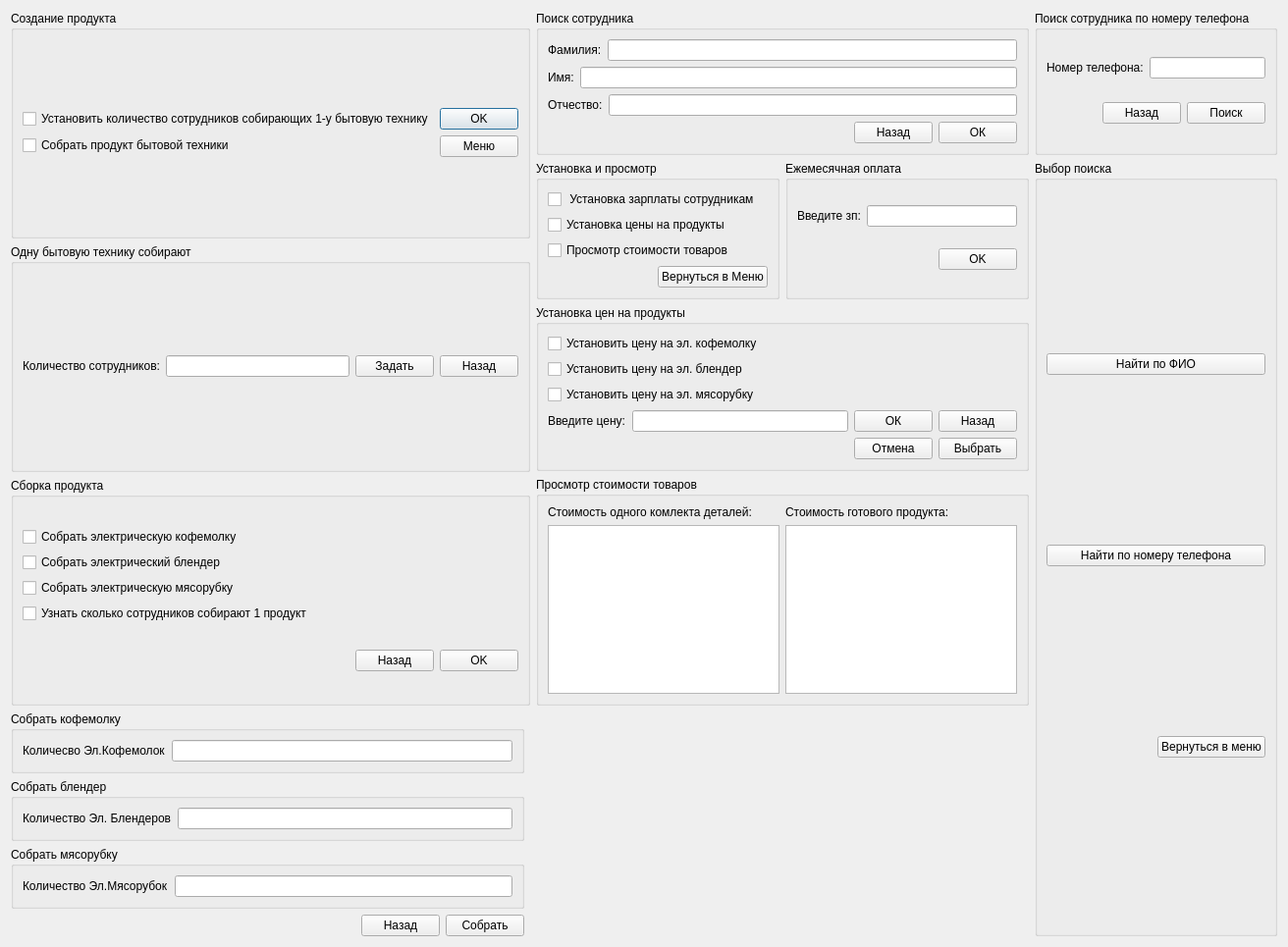
<?xml version="1.0" encoding="UTF-8"?>
<ui version="4.0">
 <class>Second_Window</class>
 <widget class="QDialog" name="Second_Window">
  <property name="geometry">
   <rect>
    <x>0</x>
    <y>0</y>
    <width>1312</width>
    <height>965</height>
   </rect>
  </property>
  <property name="sizePolicy">
   <sizepolicy hsizetype="Preferred" vsizetype="Preferred">
    <horstretch>0</horstretch>
    <verstretch>0</verstretch>
   </sizepolicy>
  </property>
  <property name="windowTitle">
   <string>Dialog</string>
  </property>
  <layout class="QGridLayout" name="gridLayout_2">
   <item row="0" column="0" rowspan="2" colspan="2">
    <layout class="QGridLayout" name="gridLayout_15">
     <item row="0" column="0">
      <widget class="QGroupBox" name="CreateProduct">
       <property name="title">
        <string>Создание продукта</string>
       </property>
       <layout class="QGridLayout" name="gridLayout_4">
        <item row="0" column="0">
         <layout class="QHBoxLayout" name="horizontalLayout_9">
          <item>
           <layout class="QVBoxLayout" name="verticalLayout_3">
            <item>
             <widget class="QCheckBox" name="createProductWorker_Check">
              <property name="text">
               <string>Установить количество сотрудников собирающих 1-у бытовую технику</string>
              </property>
             </widget>
            </item>
            <item>
             <widget class="QCheckBox" name="CreateProduct_check">
              <property name="text">
               <string>Cобрать продукт бытовой техники</string>
              </property>
             </widget>
            </item>
           </layout>
          </item>
          <item>
           <layout class="QVBoxLayout" name="verticalLayout_10">
            <item>
             <widget class="QPushButton" name="CreateProductCheck_Btn">
              <property name="text">
               <string>OK</string>
              </property>
             </widget>
            </item>
            <item>
             <widget class="QPushButton" name="backToMenu_Btn">
              <property name="text">
               <string>Меню</string>
              </property>
             </widget>
            </item>
           </layout>
          </item>
         </layout>
        </item>
       </layout>
      </widget>
     </item>
     <item row="1" column="0">
      <widget class="QGroupBox" name="InstallWorkerCreate">
       <property name="title">
        <string>Одну бытовую технику собирают</string>
       </property>
       <layout class="QGridLayout" name="gridLayout">
        <item row="0" column="0">
         <layout class="QHBoxLayout" name="horizontalLayout_3">
          <item>
           <widget class="QLabel" name="introduceCountWorker_label">
            <property name="text">
             <string>Количество сотрудников:</string>
            </property>
           </widget>
          </item>
          <item>
           <widget class="QLineEdit" name="introduceCountWorker_line"/>
          </item>
          <item>
           <widget class="QPushButton" name="introduceWorker_Btn">
            <property name="text">
             <string>Задать</string>
            </property>
           </widget>
          </item>
          <item>
           <widget class="QPushButton" name="BackCreateProduct_Btn">
            <property name="text">
             <string>Назад</string>
            </property>
           </widget>
          </item>
         </layout>
        </item>
       </layout>
      </widget>
     </item>
     <item row="2" column="0">
      <widget class="QGroupBox" name="choiceCreate">
       <property name="title">
        <string>Сборка продукта</string>
       </property>
       <layout class="QGridLayout" name="gridLayout_3">
        <item row="1" column="0">
         <layout class="QHBoxLayout" name="horizontalLayout_4">
          <item>
           <spacer name="horizontalSpacer_2">
            <property name="orientation">
             <enum>Qt::Horizontal</enum>
            </property>
            <property name="sizeHint" stdset="0">
             <size>
              <width>40</width>
              <height>20</height>
             </size>
            </property>
           </spacer>
          </item>
          <item>
           <widget class="QPushButton" name="backCreateProduct_btn">
            <property name="text">
             <string>Назад</string>
            </property>
           </widget>
          </item>
          <item>
           <widget class="QPushButton" name="toCollect_Btn">
            <property name="text">
             <string>OK</string>
            </property>
           </widget>
          </item>
         </layout>
        </item>
        <item row="0" column="0">
         <layout class="QVBoxLayout" name="verticalLayout_4">
          <item>
           <widget class="QCheckBox" name="toCollectElCoffee_check">
            <property name="text">
             <string>Собрать электрическую кофемолку</string>
            </property>
           </widget>
          </item>
          <item>
           <widget class="QCheckBox" name="toCollectElBlender_check">
            <property name="text">
             <string>Собрать электрический блендер</string>
            </property>
           </widget>
          </item>
          <item>
           <widget class="QCheckBox" name="toCollectElMyasoR_check">
            <property name="text">
             <string>Собрать электрическую мясорубку</string>
            </property>
           </widget>
          </item>
          <item>
           <widget class="QCheckBox" name="informationCountWorker_Create">
            <property name="text">
             <string>Узнать сколько сотрудников собирают 1 продукт</string>
            </property>
           </widget>
          </item>
         </layout>
        </item>
       </layout>
      </widget>
     </item>
    </layout>
   </item>
   <item row="0" column="3">
    <widget class="QGroupBox" name="find_worker_phone_delete">
     <property name="title">
      <string>Поиск сотрудника по номеру телефона</string>
     </property>
     <layout class="QGridLayout" name="gridLayout_9">
      <item row="0" column="0">
       <layout class="QHBoxLayout" name="horizontalLayout_14">
        <item>
         <widget class="QLabel" name="find_phone_label">
          <property name="text">
           <string>Номер телефона:</string>
          </property>
         </widget>
        </item>
        <item>
         <widget class="QLineEdit" name="find_phone_line"/>
        </item>
       </layout>
      </item>
      <item row="1" column="0">
       <layout class="QHBoxLayout" name="horizontalLayout_15">
        <item>
         <spacer name="horizontalSpacer_4">
          <property name="orientation">
           <enum>Qt::Horizontal</enum>
          </property>
          <property name="sizeHint" stdset="0">
           <size>
            <width>40</width>
            <height>20</height>
           </size>
          </property>
         </spacer>
        </item>
        <item>
         <widget class="QPushButton" name="Back_Choce_Find_delete_btn">
          <property name="text">
           <string>Назад</string>
          </property>
         </widget>
        </item>
        <item>
         <widget class="QPushButton" name="FindWorkerPhone_delete">
          <property name="text">
           <string>Поиск</string>
          </property>
         </widget>
        </item>
       </layout>
      </item>
     </layout>
    </widget>
   </item>
   <item row="1" column="2">
    <layout class="QGridLayout" name="gridLayout_17">
     <item row="0" column="0">
      <layout class="QHBoxLayout" name="horizontalLayout">
       <item>
        <widget class="QGroupBox" name="Install_zpCost_Box">
         <property name="title">
          <string>Установка и просмотр</string>
         </property>
         <layout class="QGridLayout" name="gridLayout_14">
          <item row="1" column="0">
           <layout class="QHBoxLayout" name="horizontalLayout_16">
            <item>
             <spacer name="horizontalSpacer_5">
              <property name="orientation">
               <enum>Qt::Horizontal</enum>
              </property>
              <property name="sizeHint" stdset="0">
               <size>
                <width>40</width>
                <height>20</height>
               </size>
              </property>
             </spacer>
            </item>
            <item>
             <widget class="QPushButton" name="Back_Btn">
              <property name="text">
               <string>Вернуться в Меню</string>
              </property>
             </widget>
            </item>
           </layout>
          </item>
          <item row="0" column="0">
           <layout class="QVBoxLayout" name="verticalLayout_5">
            <item>
             <widget class="QCheckBox" name="install_zpWorker_check">
              <property name="text">
               <string> Установка зарплаты сотрудникам</string>
              </property>
             </widget>
            </item>
            <item>
             <widget class="QCheckBox" name="install_costProduct_check">
              <property name="text">
               <string>Установка цены на продукты</string>
              </property>
             </widget>
            </item>
            <item>
             <widget class="QCheckBox" name="Print_costProduct_check">
              <property name="text">
               <string>Просмотр стоимости товаров</string>
              </property>
             </widget>
            </item>
           </layout>
          </item>
         </layout>
        </widget>
       </item>
       <item>
        <widget class="QGroupBox" name="install_ZP_Box">
         <property name="title">
          <string>Ежемесячная оплата</string>
         </property>
         <layout class="QGridLayout" name="gridLayout_12">
          <item row="0" column="0">
           <layout class="QHBoxLayout" name="horizontalLayout_18">
            <item>
             <widget class="QLabel" name="zp_label">
              <property name="text">
               <string>Введите зп:</string>
              </property>
             </widget>
            </item>
            <item>
             <widget class="QLineEdit" name="zp_line"/>
            </item>
           </layout>
          </item>
          <item row="1" column="0">
           <layout class="QHBoxLayout" name="horizontalLayout_17">
            <item>
             <spacer name="horizontalSpacer_6">
              <property name="orientation">
               <enum>Qt::Horizontal</enum>
              </property>
              <property name="sizeHint" stdset="0">
               <size>
                <width>40</width>
                <height>20</height>
               </size>
              </property>
             </spacer>
            </item>
            <item>
             <widget class="QPushButton" name="ZP_Btn">
              <property name="text">
               <string>OK</string>
              </property>
             </widget>
            </item>
           </layout>
          </item>
         </layout>
        </widget>
       </item>
      </layout>
     </item>
     <item row="1" column="0">
      <widget class="QGroupBox" name="install_costProduct_Box">
       <property name="title">
        <string>Установка цен на продукты</string>
       </property>
       <layout class="QGridLayout" name="gridLayout_13">
        <item row="0" column="0">
         <layout class="QVBoxLayout" name="verticalLayout_8">
          <item>
           <layout class="QVBoxLayout" name="verticalLayout_7">
            <item>
             <widget class="QCheckBox" name="install_costKof_check">
              <property name="text">
               <string>Установить цену на эл. кофемолку</string>
              </property>
             </widget>
            </item>
            <item>
             <widget class="QCheckBox" name="install_costBl_check">
              <property name="text">
               <string>Установить цену на эл. блендер</string>
              </property>
             </widget>
            </item>
            <item>
             <widget class="QCheckBox" name="install_costMyasR_check">
              <property name="text">
               <string>Установить цену на эл. мясорубку</string>
              </property>
             </widget>
            </item>
           </layout>
          </item>
          <item>
           <layout class="QHBoxLayout" name="horizontalLayout_20">
            <item>
             <widget class="QLabel" name="costProduct_label">
              <property name="text">
               <string>Введите цену:</string>
              </property>
             </widget>
            </item>
            <item>
             <widget class="QLineEdit" name="CostProduct_line"/>
            </item>
            <item>
             <widget class="QPushButton" name="CostProduct_btn">
              <property name="text">
               <string>ОК</string>
              </property>
             </widget>
            </item>
            <item>
             <widget class="QPushButton" name="Baack_install_cost_Btn">
              <property name="text">
               <string>Назад</string>
              </property>
             </widget>
            </item>
           </layout>
          </item>
         </layout>
        </item>
        <item row="1" column="0">
         <layout class="QHBoxLayout" name="horizontalLayout_19">
          <item>
           <spacer name="horizontalSpacer_7">
            <property name="orientation">
             <enum>Qt::Horizontal</enum>
            </property>
            <property name="sizeHint" stdset="0">
             <size>
              <width>40</width>
              <height>20</height>
             </size>
            </property>
           </spacer>
          </item>
          <item>
           <widget class="QPushButton" name="cancel_Btn">
            <property name="text">
             <string>Отмена</string>
            </property>
           </widget>
          </item>
          <item>
           <widget class="QPushButton" name="CostProduct_check_btn">
            <property name="text">
             <string>Выбрать</string>
            </property>
           </widget>
          </item>
         </layout>
        </item>
       </layout>
      </widget>
     </item>
     <item row="2" column="0">
      <widget class="QGroupBox" name="Print_costProduct_Box">
       <property name="title">
        <string>Просмотр стоимости товаров</string>
       </property>
       <layout class="QGridLayout" name="gridLayout_11">
        <item row="0" column="0">
         <layout class="QVBoxLayout" name="verticalLayout_6">
          <item>
           <widget class="QLabel" name="label_23">
            <property name="text">
             <string>Стоимость одного комлекта деталей:</string>
            </property>
           </widget>
          </item>
          <item>
           <widget class="QTextBrowser" name="costKit_textBrowser"/>
          </item>
         </layout>
        </item>
        <item row="0" column="1">
         <layout class="QVBoxLayout" name="verticalLayout_9">
          <item>
           <widget class="QLabel" name="label_24">
            <property name="text">
             <string>Стоимость готового продукта:</string>
            </property>
           </widget>
          </item>
          <item>
           <widget class="QTextBrowser" name="costProduct_textBrowser_2"/>
          </item>
         </layout>
        </item>
       </layout>
      </widget>
     </item>
    </layout>
   </item>
   <item row="1" column="3" rowspan="2">
    <widget class="QGroupBox" name="Choce_Find_delete">
     <property name="title">
      <string>Выбор поиска</string>
     </property>
     <layout class="QGridLayout" name="gridLayout_10">
      <item row="2" column="1">
       <widget class="QPushButton" name="back_toMenu">
        <property name="text">
         <string>Вернуться в меню</string>
        </property>
       </widget>
      </item>
      <item row="2" column="0">
       <spacer name="horizontalSpacer_8">
        <property name="orientation">
         <enum>Qt::Horizontal</enum>
        </property>
        <property name="sizeHint" stdset="0">
         <size>
          <width>40</width>
          <height>20</height>
         </size>
        </property>
       </spacer>
      </item>
      <item row="1" column="0" colspan="2">
       <widget class="QPushButton" name="to_Phone_delete_Btn">
        <property name="text">
         <string>Найти по номеру телефона</string>
        </property>
       </widget>
      </item>
      <item row="0" column="0" colspan="2">
       <widget class="QPushButton" name="to_SNP_delete_Btn">
        <property name="text">
         <string>Найти по ФИО</string>
        </property>
       </widget>
      </item>
     </layout>
    </widget>
   </item>
   <item row="2" column="0">
    <layout class="QGridLayout" name="gridLayout_16">
     <item row="1" column="0">
      <widget class="QGroupBox" name="collectProduct">
       <property name="title">
        <string>Собрать блендер</string>
       </property>
       <layout class="QGridLayout" name="gridLayout_7">
        <item row="0" column="1">
         <layout class="QHBoxLayout" name="horizontalLayout_5">
          <item>
           <widget class="QLabel" name="countCreate_elBL_label">
            <property name="text">
             <string>Количество Эл. Блендеров</string>
            </property>
           </widget>
          </item>
          <item>
           <widget class="QLineEdit" name="countCreate_elBL_line"/>
          </item>
         </layout>
        </item>
       </layout>
      </widget>
     </item>
     <item row="4" column="0">
      <layout class="QHBoxLayout" name="horizontalLayout_6">
       <item>
        <spacer name="horizontalSpacer_9">
         <property name="orientation">
          <enum>Qt::Horizontal</enum>
         </property>
         <property name="sizeHint" stdset="0">
          <size>
           <width>40</width>
           <height>20</height>
          </size>
         </property>
        </spacer>
       </item>
       <item>
        <widget class="QPushButton" name="BackChoiceCreate_Btn">
         <property name="text">
          <string>Назад</string>
         </property>
        </widget>
       </item>
       <item>
        <widget class="QPushButton" name="CollectProduct_Btn">
         <property name="text">
          <string>Собрать</string>
         </property>
        </widget>
       </item>
      </layout>
     </item>
     <item row="2" column="0">
      <widget class="QGroupBox" name="elMyasoR">
       <property name="title">
        <string>Собрать мясорубку</string>
       </property>
       <layout class="QGridLayout" name="gridLayout_6">
        <item row="0" column="0">
         <layout class="QHBoxLayout" name="horizontalLayout_8">
          <item>
           <widget class="QLabel" name="elMyas_label">
            <property name="text">
             <string>Количество Эл.Мясорубок</string>
            </property>
           </widget>
          </item>
          <item>
           <widget class="QLineEdit" name="elMyasoR_line"/>
          </item>
         </layout>
        </item>
       </layout>
      </widget>
     </item>
     <item row="0" column="0">
      <widget class="QGroupBox" name="elKof">
       <property name="title">
        <string>Собрать кофемолку</string>
       </property>
       <layout class="QGridLayout" name="gridLayout_5">
        <item row="0" column="0">
         <layout class="QHBoxLayout" name="horizontalLayout_7">
          <item>
           <widget class="QLabel" name="elCof_label">
            <property name="text">
             <string>Количесво Эл.Кофемолок</string>
            </property>
           </widget>
          </item>
          <item>
           <widget class="QLineEdit" name="elKof_line"/>
          </item>
         </layout>
        </item>
       </layout>
      </widget>
     </item>
    </layout>
   </item>
   <item row="0" column="2">
    <widget class="QGroupBox" name="Find_SNP_delete">
     <property name="title">
      <string>Поиск сотрудника</string>
     </property>
     <layout class="QGridLayout" name="gridLayout_8">
      <item row="0" column="0">
       <layout class="QHBoxLayout" name="horizontalLayout_10">
        <item>
         <widget class="QLabel" name="Surname_delete_label">
          <property name="text">
           <string>Фамилия:</string>
          </property>
         </widget>
        </item>
        <item>
         <widget class="QLineEdit" name="FindLastName"/>
        </item>
       </layout>
      </item>
      <item row="1" column="0">
       <layout class="QHBoxLayout" name="horizontalLayout_11">
        <item>
         <widget class="QLabel" name="Name_delete_label">
          <property name="text">
           <string>Имя:</string>
          </property>
         </widget>
        </item>
        <item>
         <widget class="QLineEdit" name="FindName"/>
        </item>
       </layout>
      </item>
      <item row="2" column="0">
       <layout class="QHBoxLayout" name="horizontalLayout_12">
        <item>
         <widget class="QLabel" name="patronymic_delete_label">
          <property name="text">
           <string>Отчество:</string>
          </property>
         </widget>
        </item>
        <item>
         <widget class="QLineEdit" name="FindPatronymic"/>
        </item>
       </layout>
      </item>
      <item row="3" column="0">
       <layout class="QHBoxLayout" name="horizontalLayout_13">
        <item>
         <spacer name="horizontalSpacer_3">
          <property name="orientation">
           <enum>Qt::Horizontal</enum>
          </property>
          <property name="sizeHint" stdset="0">
           <size>
            <width>40</width>
            <height>20</height>
           </size>
          </property>
         </spacer>
        </item>
        <item>
         <widget class="QPushButton" name="back_Choce_Find_delete_Btn">
          <property name="text">
           <string>Назад</string>
          </property>
         </widget>
        </item>
        <item>
         <widget class="QPushButton" name="FindWorker_delete_Btn">
          <property name="text">
           <string>ОК</string>
          </property>
         </widget>
        </item>
       </layout>
      </item>
     </layout>
    </widget>
   </item>
  </layout>
 </widget>
 <resources/>
 <connections/>
</ui>
